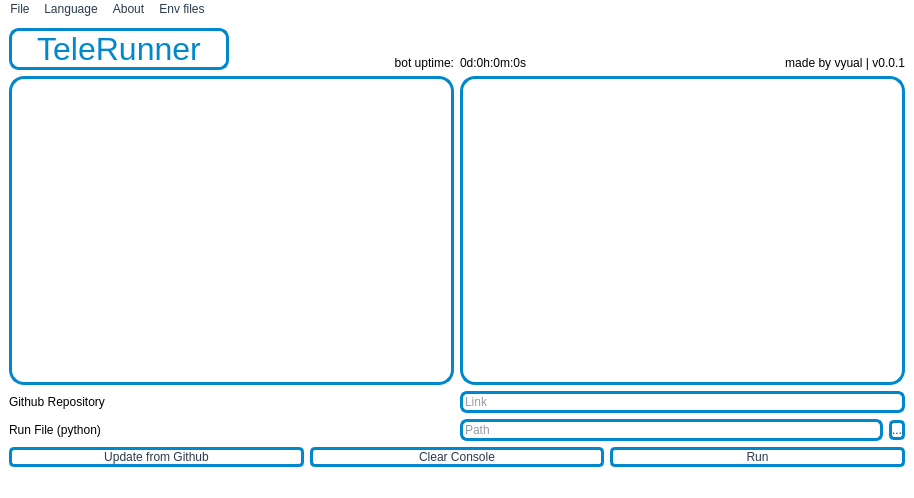
<?xml version="1.0" encoding="UTF-8"?>
<ui version="4.0">
 <class>MainWindow</class>
 <widget class="QMainWindow" name="MainWindow">
  <property name="geometry">
   <rect>
    <x>0</x>
    <y>0</y>
    <width>914</width>
    <height>498</height>
   </rect>
  </property>
  <property name="windowTitle">
   <string>TeleRunner</string>
  </property>
  <property name="styleSheet">
   <string notr="true">QPushButton {
	color: #0088cc;
}

QLabel {
color: black
}

QLabel#telerunner {
color: #0088cc;
border-radius: 10px;
border: 3px solid #0088cc;
background-color: white;
}

QMainWindow {
	background-color: white;
}

QWidget {
	background-color: white;
}

QLineEdit {
	color: #293A4C;

	border: 3px solid #0088cc;
	border-radius: 7px;
	background-color: white
}

QMenuBar {
color: #293A4C
}

QMenuBar::item:selected { /* when selected using mouse or keyboard */
    background: #ebfcff;
}

QAction {
color: #40A7E3;
}

QMenu {
color: #293A4C
}

QMenu::item:selected { /* when user selects item using mouse or keyboard */
    background-color: #ebfcff;
}


QTextBrowser{
border: 3px solid #0088cc;
border-radius: 15px;
color: #0088cc;
padding: 10px;
background-color: white
}

QTextBrowser#consoleStdError {
	border: 3px solid #0088cc;
	border-radius: 15px;
	color: #f57373;
	padding: 10px;
	background-color: white
}

QPushButton {
color: #293A4C;
background-color: white;
border-radius: 5px;
border: 3px solid #0088cc;
}

QPushButton:hover {
	background-color: #ebfcff;
}

QPushButton:pressed {
    background-color: qlineargradient(x1: 0, y1: 0, x2: 0, y2: 1,
                                      stop: 0 #d4f6fc, stop: 1 #ebfcff);
}</string>
  </property>
  <widget class="QWidget" name="centralwidget">
   <layout class="QGridLayout" name="gridLayout">
    <item row="4" column="0" colspan="4">
     <layout class="QHBoxLayout" name="console">
      <item>
       <widget class="QTextBrowser" name="consoleStdOutput">
        <property name="styleSheet">
         <string notr="true"/>
        </property>
        <property name="html">
         <string>&lt;!DOCTYPE HTML PUBLIC &quot;-//W3C//DTD HTML 4.0//EN&quot; &quot;http://www.w3.org/TR/REC-html40/strict.dtd&quot;&gt;
&lt;html&gt;&lt;head&gt;&lt;meta name=&quot;qrichtext&quot; content=&quot;1&quot; /&gt;&lt;style type=&quot;text/css&quot;&gt;
p, li { white-space: pre-wrap; }
&lt;/style&gt;&lt;/head&gt;&lt;body style=&quot; font-family:'MS Shell Dlg 2'; font-size:8.25pt; font-weight:400; font-style:normal;&quot;&gt;
&lt;p style=&quot;-qt-paragraph-type:empty; margin-top:0px; margin-bottom:0px; margin-left:0px; margin-right:0px; -qt-block-indent:0; text-indent:0px; font-family:'Ubuntu'; font-size:11pt;&quot;&gt;&lt;br /&gt;&lt;/p&gt;&lt;/body&gt;&lt;/html&gt;</string>
        </property>
       </widget>
      </item>
      <item>
       <widget class="QTextBrowser" name="consoleStdError"/>
      </item>
     </layout>
    </item>
    <item row="7" column="0">
     <widget class="QLabel" name="gitrepoLabel">
      <property name="text">
       <string>Github Repository</string>
      </property>
     </widget>
    </item>
    <item row="18" column="0" colspan="4">
     <layout class="QGridLayout" name="bottomMenu">
      <item row="1" column="1">
       <widget class="QPushButton" name="clearButton">
        <property name="text">
         <string>Clear Console</string>
        </property>
       </widget>
      </item>
      <item row="1" column="0">
       <widget class="QPushButton" name="botGitUpdateButton">
        <property name="text">
         <string>Update from Github</string>
        </property>
       </widget>
      </item>
      <item row="1" column="2">
       <widget class="QPushButton" name="runButton">
        <property name="text">
         <string>Run</string>
        </property>
       </widget>
      </item>
     </layout>
    </item>
    <item row="2" column="1">
     <widget class="QLabel" name="upTimeLabel">
      <property name="text">
       <string>bot uptime:</string>
      </property>
      <property name="alignment">
       <set>Qt::AlignBottom|Qt::AlignRight|Qt::AlignTrailing</set>
      </property>
     </widget>
    </item>
    <item row="2" column="3">
     <widget class="QLabel" name="madeBy">
      <property name="text">
       <string>made by vyual | v0.0.1</string>
      </property>
      <property name="alignment">
       <set>Qt::AlignBottom|Qt::AlignRight|Qt::AlignTrailing</set>
      </property>
     </widget>
    </item>
    <item row="8" column="2" colspan="2">
     <layout class="QHBoxLayout" name="pathMenu">
      <item>
       <widget class="QLineEdit" name="pathLineEdit">
        <property name="placeholderText">
         <string>Path</string>
        </property>
       </widget>
      </item>
      <item>
       <widget class="QPushButton" name="exploreButton">
        <property name="text">
         <string>...</string>
        </property>
       </widget>
      </item>
     </layout>
    </item>
    <item row="7" column="2" colspan="2">
     <widget class="QLineEdit" name="urlGitRepoEdit">
      <property name="text">
       <string/>
      </property>
      <property name="placeholderText">
       <string>Link</string>
      </property>
     </widget>
    </item>
    <item row="8" column="0">
     <widget class="QLabel" name="fliePathLabel">
      <property name="text">
       <string>Run File (python)</string>
      </property>
      <property name="alignment">
       <set>Qt::AlignLeading|Qt::AlignLeft|Qt::AlignVCenter</set>
      </property>
     </widget>
    </item>
    <item row="2" column="0">
     <widget class="QLabel" name="telerunner">
      <property name="font">
       <font>
        <pointsize>24</pointsize>
       </font>
      </property>
      <property name="text">
       <string>TeleRunner</string>
      </property>
      <property name="alignment">
       <set>Qt::AlignCenter</set>
      </property>
     </widget>
    </item>
    <item row="2" column="2">
     <widget class="QLabel" name="upTime">
      <property name="text">
       <string>0d:0h:0m:0s</string>
      </property>
      <property name="alignment">
       <set>Qt::AlignBottom|Qt::AlignLeading|Qt::AlignLeft</set>
      </property>
     </widget>
    </item>
   </layout>
  </widget>
  <widget class="QMenuBar" name="menubar">
   <property name="geometry">
    <rect>
     <x>0</x>
     <y>0</y>
     <width>914</width>
     <height>21</height>
    </rect>
   </property>
   <widget class="QMenu" name="menuFile">
    <property name="title">
     <string>File</string>
    </property>
    <addaction name="actionSettings"/>
   </widget>
   <widget class="QMenu" name="menuLanguage">
    <property name="title">
     <string>Language</string>
    </property>
    <addaction name="actionRussian"/>
    <addaction name="actionEnglish"/>
   </widget>
   <widget class="QMenu" name="menuAbout">
    <property name="title">
     <string>About</string>
    </property>
    <addaction name="actionAuthor"/>
    <addaction name="separator"/>
    <addaction name="actionGithub"/>
   </widget>
   <widget class="QMenu" name="menuEnv_files">
    <property name="title">
     <string>Env files</string>
    </property>
    <addaction name="actionEdit"/>
   </widget>
   <addaction name="menuFile"/>
   <addaction name="menuLanguage"/>
   <addaction name="menuAbout"/>
   <addaction name="menuEnv_files"/>
  </widget>
  <widget class="QStatusBar" name="statusbar"/>
  <action name="actionSettings">
   <property name="text">
    <string>Settings</string>
   </property>
  </action>
  <action name="actionRussian">
   <property name="text">
    <string>Русский</string>
   </property>
  </action>
  <action name="actionEnglish">
   <property name="text">
    <string>English</string>
   </property>
  </action>
  <action name="actionAuthor">
   <property name="text">
    <string>Author</string>
   </property>
  </action>
  <action name="actionGithub">
   <property name="text">
    <string>Github</string>
   </property>
  </action>
  <action name="actionEdit">
   <property name="text">
    <string>Edit</string>
   </property>
  </action>
 </widget>
 <resources/>
 <connections/>
</ui>
